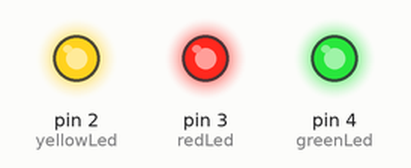
This sketch was run on a simulated Arduino Uno, built with avr-gcc and run on an emulated ATmega328P. On the bench: output pins drawn as LEDs (lit = HIGH).

Above: at 0.5 s.
At 3.5 s:
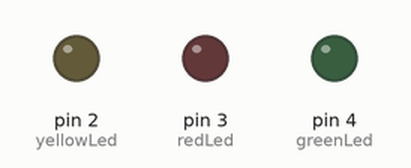
Timing chart, 0 to 4.6 s (numbered marks = the images above):
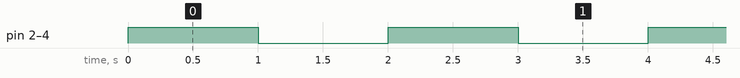

Measured:
- by itself, pin 2 (yellowLed), pin 3 (redLed), pin 4 (greenLed): alternates HIGH for 1.0 s and LOW for 1.0 s

The sketch:

Arduino-Basic-Project-_2.ino
```cpp
//Date:27/07/2021
//Name: Khaled Saifullah
//MakerBuddy
//Dhaka,Bangladesh

int greenLed = 4;
int redLed = 3;
int yellowLed = 2;

void setup()
{
  pinMode(yellowLed, OUTPUT);
  pinMode(redLed, OUTPUT);
  pinMode(greenLed, OUTPUT);
}

void loop()
{
  digitalWrite(greenLed, HIGH);
  digitalWrite(redLed, HIGH);
  digitalWrite(yellowLed, HIGH);
  delay(1000); // Wait for 1000 millisecond(s)
  digitalWrite(greenLed, LOW);
  digitalWrite(redLed, LOW);
  digitalWrite(yellowLed, LOW);
  delay(1000); // Wait for 1000 millisecond(s)
}
```
